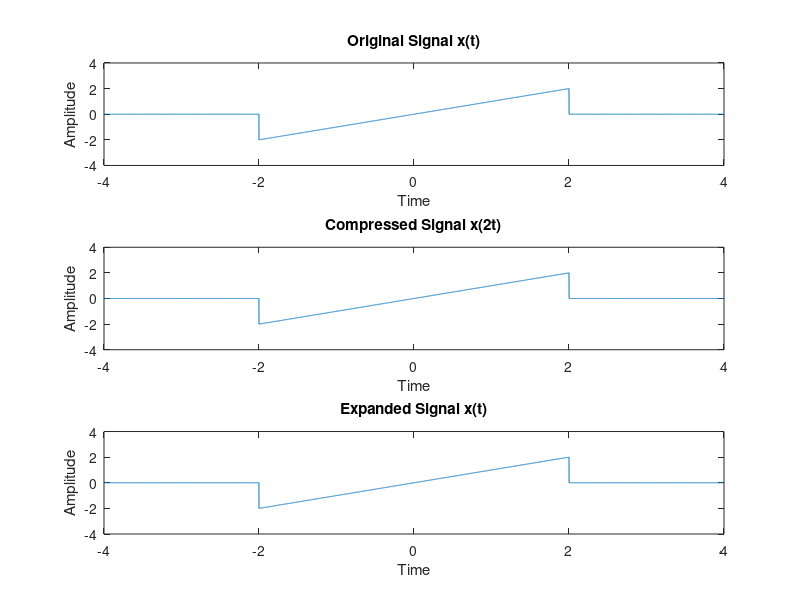

The MATLAB source for this figure:
%Time Scaling Plot of Continuous time signal.

%Reference:
%Youtube: https://www.youtube.com/watch?v=U4sXq7ml1mA

clc;                        %clears the command window and homes the cursor.
clear all;                  %Clear variables and functions from memory.
clf;                        %Clear current figure.

%Defining The Original Signal {x(t)}.

t=-4:0.001:4;                                %defining the x axis how many point take value.
%x1=[0 0 -2 -1 0 1 2 0 0];      %defining the amplitude of Y axis each point of x axis.
x1=@(t) t.*(t>=-2 & t<=2)+ 0.*(t<-2 & t>2);
subplot(3,1,1);                          %subplot mean a portion of a figure.where 2 row 1 column and it's postion is row 1 column 1.
plot(t,x1(t));                              %plots the data sequence Y at the values specified in X.
xlabel('Time');                          %x-axis label.
ylabel('Amplitude');                     %y-axis label.
title('Original Signal x(t)');           %title  Graph title.
axis([-4 4 -4 4]);                      %AXIS([XMIN XMAX YMIN YMAX]) sets scaling for the x- and y-axes on the current plot.

%Defining The Time Scaling Signal {x(2t)} that is Compressed signal.

t2=-4:0.001:4;                              %defining the x axis how many point take value.
subplot(3,1,2);                             %subplot mean a portion of a figure.where 2 row 1 column and it's postion is row 1 column 1.
plot(t2,x1(t));                              %plots the data sequence Y at the values specified in X.
xlabel('Time');                             %x-axis label.
ylabel('Amplitude');                        %y-axis label.
title('Compressed Signal x(2t)');           %title  Graph title.
axis([-4 4 -4 4]);                          %AXIS([XMIN XMAX YMIN YMAX]) sets scaling for the x- and y-axes on the current plot.

%Defining The Time Scaling Signal {x(t/2)} that is Expanded signal.

t3=-4:0.001:4;                                %defining the x axis how many point take value.
subplot(3,1,3);                          %subplot mean a portion of a figure.where 2 row 1 column and it's postion is row 1 column 1.
plot(t3,x1(t));                              %plots the data sequence Y at the values specified in X.
xlabel('Time');                          %x-axis label.
ylabel('Amplitude');                     %y-axis label.
title('Expanded Signal x(t)');           %title  Graph title.
axis([-4 4 -4 4]);                      %AXIS([XMIN XMAX YMIN YMAX]) sets scaling for the x- and y-axes on the current plot.
